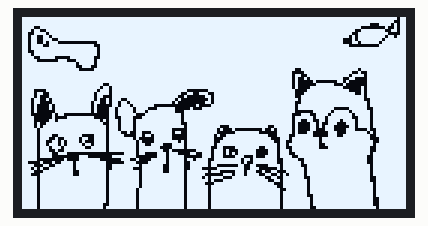
Simulated run of this sketch. Board: Arduino Uno, built with avr-gcc and run on an emulated ATmega328P. Shown: 128×64 one-colour display.

Above: at 2.1 s.

The sketch:

12_2_OLED_photo.ino
```cpp
#include <Wire.h>
#include <Adafruit_GFX.h>
#include <Adafruit_SSD1306.h>
#define SCREEN_WIDTH 128
#define SCREEN_HEIGHT 64
Adafruit_SSD1306 display(SCREEN_WIDTH, SCREEN_HEIGHT, &Wire, -1);

// 'cat', 128x64px
const unsigned char cat [] PROGMEM = {
  0xff, 0xff, 0xff, 0xff, 0xff, 0xff, 0xff, 0xff, 0xff, 0xff, 0xff, 0xff, 0xff, 0xff, 0xff, 0xfb,
  0xff, 0xff, 0xff, 0xff, 0xff, 0xff, 0xff, 0xff, 0xff, 0xff, 0xff, 0xff, 0xff, 0xff, 0xff, 0xf3,
  0xff, 0xff, 0xff, 0xff, 0xff, 0xff, 0xff, 0xff, 0xff, 0xff, 0xff, 0xff, 0xff, 0xff, 0xf1, 0xeb,
  0xf3, 0xff, 0xff, 0xff, 0xff, 0xff, 0xff, 0xff, 0xff, 0xff, 0xff, 0xff, 0xff, 0xff, 0x80, 0x4b,
  0xec, 0xff, 0xff, 0xff, 0xff, 0xff, 0xff, 0xff, 0xff, 0xff, 0xff, 0xff, 0xff, 0xfe, 0x7f, 0x9b,
  0xcf, 0x7f, 0xff, 0xff, 0xff, 0xff, 0xff, 0xff, 0xff, 0xff, 0xff, 0xff, 0xff, 0xfc, 0xff, 0xc3,
  0xd9, 0xbf, 0xff, 0xff, 0xff, 0xff, 0xff, 0xff, 0xff, 0xff, 0xff, 0xff, 0xff, 0xfa, 0xff, 0xb7,
  0xd9, 0xcf, 0xff, 0xff, 0xff, 0xff, 0xff, 0xff, 0xff, 0xff, 0xff, 0xff, 0xff, 0xe2, 0xff, 0x7f,
  0xd9, 0x70, 0x00, 0x7f, 0xff, 0xff, 0xff, 0xff, 0xff, 0xff, 0xff, 0xff, 0xff, 0xe3, 0x7e, 0xff,
  0xde, 0x7f, 0xff, 0x3f, 0xff, 0xff, 0xff, 0xff, 0xff, 0xff, 0xff, 0xff, 0xff, 0xf8, 0x01, 0xff,
  0xdf, 0xff, 0xff, 0xbf, 0xff, 0xff, 0xff, 0xff, 0xff, 0xff, 0xff, 0xff, 0xff, 0xff, 0xff, 0xff,
  0xcf, 0xff, 0xff, 0xbf, 0xff, 0xff, 0xff, 0xff, 0xff, 0xff, 0xff, 0xff, 0xff, 0xff, 0xff, 0xff,
  0xef, 0xff, 0xff, 0xbf, 0xff, 0xff, 0xff, 0xff, 0xff, 0xff, 0xff, 0xff, 0xff, 0xff, 0xff, 0xff,
  0xf3, 0xe0, 0xff, 0x3f, 0xff, 0xff, 0xff, 0xff, 0xff, 0xff, 0xff, 0xff, 0xff, 0xff, 0xff, 0xff,
  0xf8, 0x0e, 0x3f, 0x7f, 0xff, 0xff, 0xff, 0xff, 0xff, 0xff, 0xff, 0xff, 0xff, 0xff, 0xff, 0xff,
  0xff, 0xff, 0xdf, 0x7f, 0xff, 0xff, 0xff, 0xff, 0xff, 0xff, 0xff, 0xff, 0xff, 0xff, 0xff, 0xff,
  0xff, 0xff, 0xce, 0x7f, 0xff, 0xff, 0xff, 0xff, 0xff, 0xff, 0xff, 0xff, 0xff, 0xff, 0xff, 0xff,
  0xff, 0xff, 0xe0, 0xff, 0xff, 0xff, 0xff, 0xff, 0xff, 0xff, 0xff, 0xe7, 0xff, 0xff, 0x7f, 0xff,
  0xff, 0xff, 0xff, 0xff, 0xff, 0xff, 0xff, 0xff, 0xff, 0xff, 0xff, 0xc3, 0xff, 0xfc, 0x9f, 0xff,
  0xff, 0xff, 0xff, 0xff, 0xff, 0xff, 0xff, 0xff, 0xff, 0xff, 0xff, 0xd9, 0xff, 0xfb, 0xdf, 0xff,
  0xff, 0xff, 0xff, 0xff, 0xff, 0xff, 0xff, 0xff, 0xff, 0xff, 0xff, 0xd2, 0xff, 0xe6, 0x1f, 0xff,
  0xff, 0xff, 0xff, 0xff, 0xff, 0xff, 0xff, 0xff, 0xff, 0xff, 0xff, 0xd0, 0x40, 0x68, 0x1f, 0xff,
  0xff, 0xff, 0xff, 0xe7, 0xff, 0xff, 0xff, 0xff, 0xff, 0xff, 0xff, 0xd0, 0x3f, 0x10, 0x1f, 0xff,
  0xff, 0xff, 0xff, 0xdb, 0xff, 0xff, 0xff, 0xff, 0xff, 0xff, 0xff, 0xd0, 0xff, 0xe0, 0x5f, 0xff,
  0xf0, 0xff, 0xff, 0xbb, 0xff, 0xff, 0xfe, 0x03, 0xff, 0xff, 0xff, 0xe1, 0xff, 0xf8, 0x5f, 0xff,
  0xf6, 0x7f, 0xff, 0x7b, 0xff, 0xff, 0xf9, 0x9c, 0xff, 0xff, 0xff, 0xe3, 0xff, 0xfe, 0x5f, 0xff,
  0xf4, 0x7f, 0xff, 0x63, 0xff, 0xff, 0xf2, 0x06, 0xff, 0xff, 0xff, 0xe7, 0xff, 0xff, 0xdf, 0xff,
  0xec, 0xbf, 0xff, 0x4b, 0x9f, 0xff, 0xe8, 0x02, 0xff, 0xff, 0xff, 0xf7, 0xff, 0xff, 0xcf, 0xff,
  0xec, 0x3f, 0xfe, 0xcb, 0x6f, 0xff, 0xd0, 0x06, 0xff, 0xff, 0xff, 0xe7, 0xff, 0xff, 0xef, 0xff,
  0xe8, 0x5f, 0xfe, 0x83, 0x77, 0xf0, 0x00, 0x21, 0xff, 0xff, 0xff, 0xef, 0xff, 0xff, 0xef, 0xff,
  0xe8, 0x5f, 0xfe, 0x86, 0xfb, 0xc7, 0xe0, 0x8f, 0xff, 0xff, 0xff, 0xef, 0xff, 0x07, 0xe7, 0xff,
  0xe8, 0x1f, 0xfe, 0x86, 0xfb, 0xbf, 0xe3, 0xff, 0xff, 0xff, 0xff, 0xe0, 0x7e, 0xfb, 0xf7, 0xff,
  0xe0, 0x2c, 0x00, 0x06, 0xfc, 0x7f, 0xfb, 0xff, 0xff, 0xff, 0xff, 0xc7, 0x3d, 0xfd, 0xf7, 0xff,
  0xf0, 0x21, 0xff, 0x06, 0x78, 0xff, 0xfb, 0xff, 0xff, 0xff, 0xff, 0xdf, 0xbb, 0xfc, 0xf7, 0xff,
  0xf0, 0x6f, 0xff, 0xd7, 0x7b, 0xff, 0xfb, 0xff, 0xff, 0xff, 0xff, 0xd9, 0x9b, 0xde, 0xf7, 0xff,
  0xf4, 0xff, 0xff, 0xe7, 0x7b, 0xff, 0xf9, 0xff, 0xff, 0xff, 0xff, 0xd0, 0xd3, 0x8e, 0xf7, 0xff,
  0xf5, 0xff, 0xff, 0xf7, 0x7b, 0xff, 0xfd, 0xff, 0xc7, 0xff, 0xcf, 0xd0, 0xd7, 0x06, 0xf7, 0xff,
  0xfb, 0xff, 0xff, 0xf7, 0x7b, 0xff, 0xc1, 0xff, 0xa2, 0x00, 0x97, 0xd0, 0xc7, 0x0e, 0x13, 0xff,
  0xfb, 0xff, 0xff, 0xf7, 0x93, 0x1f, 0xd9, 0xff, 0x81, 0xfe, 0x07, 0xd1, 0x83, 0x8f, 0xeb, 0xff,
  0xfb, 0xcf, 0xf0, 0xf7, 0xc3, 0x6f, 0xc1, 0xff, 0x4f, 0xff, 0xc7, 0x9f, 0x83, 0x9f, 0xf3, 0xff,
  0xfb, 0x93, 0xec, 0xf7, 0xfa, 0x0f, 0xc1, 0xff, 0x1f, 0xff, 0xe3, 0xbf, 0xef, 0xff, 0xf1, 0xff,
  0xfb, 0x35, 0xe8, 0xf7, 0xfd, 0x0f, 0xf5, 0xff, 0x3f, 0xff, 0xf3, 0x3f, 0xef, 0xff, 0xf9, 0xff,
  0xfb, 0x75, 0xf6, 0xf7, 0xfd, 0x9e, 0x3d, 0xff, 0x7f, 0xff, 0xfb, 0x7f, 0xe7, 0xff, 0xfb, 0xff,
  0xfb, 0xbb, 0xf9, 0xf7, 0xfd, 0xfc, 0x3d, 0xfe, 0x61, 0xfe, 0x7b, 0x3f, 0xe3, 0xff, 0xf3, 0xff,
  0xfb, 0x93, 0xff, 0xf7, 0xfd, 0xfe, 0x40, 0x3e, 0xe8, 0xfc, 0x3b, 0xbf, 0xff, 0xff, 0xf3, 0xff,
  0xfb, 0xce, 0x00, 0x00, 0x3d, 0x87, 0x70, 0xce, 0xea, 0xfc, 0x3b, 0x9f, 0xff, 0xff, 0xf7, 0xff,
  0xfb, 0xc0, 0x1c, 0x03, 0xfc, 0x07, 0x7c, 0x0e, 0xe1, 0xc4, 0x7b, 0xcf, 0xff, 0xff, 0xe7, 0xff,
  0xf8, 0x02, 0x1f, 0xc0, 0x72, 0x1f, 0x7d, 0xbc, 0xff, 0xb7, 0xf9, 0xf3, 0xff, 0xff, 0xe7, 0xff,
  0xc2, 0x27, 0xbf, 0xf0, 0x3c, 0x3f, 0x7c, 0xfd, 0xff, 0xa7, 0xf9, 0xfb, 0xff, 0xff, 0xe7, 0xff,
  0xf1, 0x9f, 0xbf, 0xf3, 0xfe, 0xfe, 0x7c, 0xfd, 0x80, 0xcc, 0x3d, 0xf9, 0xff, 0xff, 0xf7, 0xff,
  0xea, 0x7f, 0xbf, 0xf3, 0xf8, 0xfe, 0x7c, 0xf0, 0x7f, 0xce, 0x05, 0xfd, 0xff, 0xff, 0xf7, 0xff,
  0xf1, 0xff, 0x9f, 0xf7, 0xfe, 0xfe, 0x7d, 0xfd, 0xc1, 0xdc, 0x98, 0xfd, 0xff, 0xff, 0xf7, 0xff,
  0xe3, 0xff, 0x9f, 0xf7, 0xfe, 0xff, 0xfd, 0xf8, 0x1d, 0xde, 0x65, 0x7d, 0xff, 0xff, 0xf7, 0xff,
  0xfb, 0xff, 0xff, 0xf7, 0xfe, 0xff, 0xfd, 0xf5, 0xe3, 0xff, 0x99, 0xfc, 0xff, 0xff, 0xf3, 0xff,
  0xfb, 0xff, 0xff, 0xf7, 0xfe, 0xff, 0xfd, 0xfd, 0x1f, 0xff, 0xcd, 0xfe, 0xff, 0xff, 0xf3, 0xff,
  0xfb, 0xff, 0xff, 0xf7, 0xfe, 0xff, 0xfd, 0xf8, 0xff, 0xff, 0xf1, 0xfe, 0xff, 0xff, 0xfb, 0xff,
  0xfb, 0xff, 0xff, 0xf7, 0xfe, 0xff, 0xfd, 0xfd, 0xff, 0xff, 0xf9, 0xfe, 0xff, 0xff, 0xfb, 0xff,
  0xfb, 0xff, 0xff, 0xf7, 0xfd, 0xff, 0xfd, 0xfd, 0xff, 0xff, 0xfc, 0xfe, 0xff, 0xff, 0xfb, 0xff,
  0xfb, 0xff, 0xff, 0xf7, 0xfd, 0xff, 0xfd, 0xfd, 0xff, 0xff, 0xfd, 0xfe, 0xff, 0xff, 0xfb, 0xff,
  0xfb, 0xff, 0xff, 0xf7, 0xfd, 0xff, 0xfd, 0xfd, 0xff, 0xff, 0xfd, 0xfe, 0x7f, 0xff, 0xfb, 0xff,
  0xfb, 0xff, 0xff, 0xf7, 0xfd, 0xff, 0xfd, 0xfd, 0xff, 0xff, 0xfd, 0xff, 0x7f, 0xff, 0xf9, 0xff,
  0xfb, 0xff, 0xff, 0xf7, 0xfd, 0xff, 0xfd, 0xfd, 0xff, 0xff, 0xfd, 0xff, 0x7f, 0xff, 0xf9, 0xff,
  0xfb, 0xff, 0xff, 0xe7, 0xfd, 0xff, 0xfd, 0xfd, 0xff, 0xff, 0xfd, 0xff, 0x7f, 0xff, 0xf9, 0xff,
  0xfb, 0xff, 0xff, 0xef, 0xfd, 0xff, 0xfd, 0xfd, 0xff, 0xff, 0xfd, 0xff, 0x3f, 0xff, 0xfd, 0xff
};

void setup() {
  Serial.begin(115200);

  if(!display.begin(SSD1306_SWITCHCAPVCC, 0x3C)) {
    Serial.println(F("SSD1306 allocation failed"));
    for(;;);
  }
  delay(2000); // Pause for 2 seconds

  // Clear the buffer.
  display.clearDisplay();
  display.drawBitmap(0, 0, cat, 128, 64, 1);
  display.display();
  delay(200);
}

void loop() {

}
```
